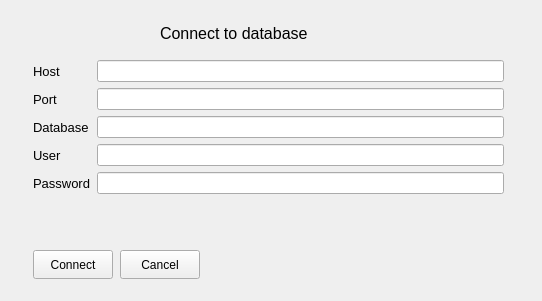
<?xml version="1.0" encoding="UTF-8"?>
<ui version="4.0">
 <class>ConnectWindow</class>
 <widget class="QWidget" name="ConnectWindow">
  <property name="geometry">
   <rect>
    <x>0</x>
    <y>0</y>
    <width>542</width>
    <height>301</height>
   </rect>
  </property>
  <property name="windowTitle">
   <string>Form</string>
  </property>
  <widget class="QLabel" name="label_5">
   <property name="geometry">
    <rect>
     <x>160</x>
     <y>20</y>
     <width>180</width>
     <height>27</height>
    </rect>
   </property>
   <property name="font">
    <font>
     <pointsize>12</pointsize>
    </font>
   </property>
   <property name="text">
    <string>Connect to database</string>
   </property>
  </widget>
  <widget class="QPushButton" name="connectPushButton">
   <property name="geometry">
    <rect>
     <x>33</x>
     <y>250</y>
     <width>80</width>
     <height>29</height>
    </rect>
   </property>
   <property name="text">
    <string>Connect</string>
   </property>
  </widget>
  <widget class="QPushButton" name="cancelPushButton">
   <property name="geometry">
    <rect>
     <x>120</x>
     <y>250</y>
     <width>80</width>
     <height>29</height>
    </rect>
   </property>
   <property name="text">
    <string>Cancel</string>
   </property>
  </widget>
  <widget class="QWidget" name="">
   <property name="geometry">
    <rect>
     <x>33</x>
     <y>60</y>
     <width>471</width>
     <height>170</height>
    </rect>
   </property>
   <layout class="QFormLayout" name="formLayout">
    <item row="0" column="0">
     <widget class="QLabel" name="label">
      <property name="font">
       <font>
        <pointsize>10</pointsize>
       </font>
      </property>
      <property name="text">
       <string>Host</string>
      </property>
     </widget>
    </item>
    <item row="0" column="1">
     <widget class="QLineEdit" name="hostLineEdit"/>
    </item>
    <item row="1" column="0">
     <widget class="QLabel" name="label_6">
      <property name="font">
       <font>
        <pointsize>10</pointsize>
       </font>
      </property>
      <property name="text">
       <string>Port</string>
      </property>
     </widget>
    </item>
    <item row="1" column="1">
     <widget class="QLineEdit" name="portLineEdit"/>
    </item>
    <item row="2" column="0">
     <widget class="QLabel" name="label_2">
      <property name="font">
       <font>
        <pointsize>10</pointsize>
       </font>
      </property>
      <property name="text">
       <string>Database</string>
      </property>
     </widget>
    </item>
    <item row="2" column="1">
     <widget class="QLineEdit" name="databaseLineEdit"/>
    </item>
    <item row="3" column="0">
     <widget class="QLabel" name="label_3">
      <property name="font">
       <font>
        <pointsize>10</pointsize>
       </font>
      </property>
      <property name="text">
       <string>User</string>
      </property>
     </widget>
    </item>
    <item row="3" column="1">
     <widget class="QLineEdit" name="userLineEdit"/>
    </item>
    <item row="4" column="0">
     <widget class="QLabel" name="label_4">
      <property name="font">
       <font>
        <pointsize>10</pointsize>
       </font>
      </property>
      <property name="text">
       <string>Password</string>
      </property>
     </widget>
    </item>
    <item row="4" column="1">
     <widget class="QLineEdit" name="passwordLineEdit">
      <property name="echoMode">
       <enum>QLineEdit::Password</enum>
      </property>
     </widget>
    </item>
   </layout>
  </widget>
 </widget>
 <resources/>
 <connections/>
</ui>
